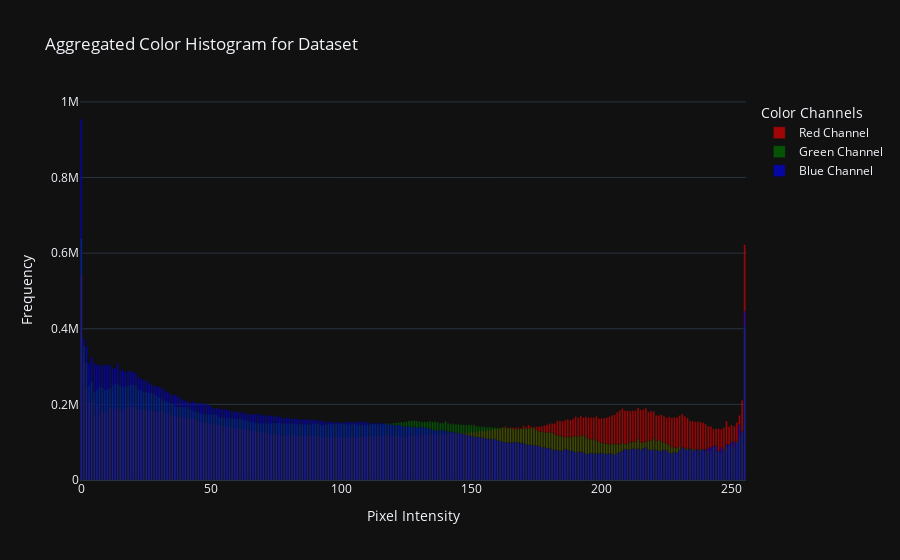

Notebook source saved alongside this figure:
### Markdown cell above
**Average Color Distribution Analysis**

This bar chart illustrates the average color distribution in the training dataset, separated by RGB channels. 
The red channel shows the highest average intensity, followed by green, while blue has the lowest intensity. 
This indicates that the dataset's images are not perfectly color-balanced, which might influence the model's performance, 
especially if color is a significant feature in the classification process.

### Code cell
# Histogram

fig_histogram = go.Figure()

fig_histogram.add_trace(go.Bar(
    x=np.arange(256), 
    y=hist_r, 
    name='Red Channel',
    marker_color='red',
    opacity=0.6
))

fig_histogram.add_trace(go.Bar(
    x=np.arange(256), 
    y=hist_g, 
    name='Green Channel',
    marker_color='green',
    opacity=0.6
))

fig_histogram.add_trace(go.Bar(
    x=np.arange(256), 
    y=hist_b, 
    name='Blue Channel',
    marker_color='blue',
    opacity=0.6
))

fig_histogram.update_layout(
    title="Aggregated Color Histogram for Dataset",
    xaxis_title="Pixel Intensity",
    yaxis_title="Frequency",
    barmode='overlay',
    legend_title="Color Channels"
)

fig_histogram.show()

### Figure 1 — Plotly figure (JSON) as saved in the notebook; plotly's stock layout.template omitted (floating-point values rounded to 4 significant figures; data arrays with more than 128 entries replaced by an {"elided": "..."} marker saying what was removed)
{"data": [{"marker": {"color": "red"}, "name": "Red Channel", "opacity": 0.6, "x": {"elided": "256 int values"}, "y": {"elided": "256 float values"}, "type": "bar"}, {"marker": {"color": "green"}, "name": "Green Channel", "opacity": 0.6, "x": {"elided": "256 int values"}, "y": {"elided": "256 float values"}, "type": "bar"}, {"marker": {"color": "blue"}, "name": "Blue Channel", "opacity": 0.6, "x": {"elided": "256 int values"}, "y": {"elided": "256 float values"}, "type": "bar"}], "layout": {"title": {"text": "Aggregated Color Histogram for Dataset"}, "xaxis": {"title": {"text": "Pixel Intensity"}}, "yaxis": {"title": {"text": "Frequency"}}, "barmode": "overlay", "legend": {"title": {"text": "Color Channels"}}}}
